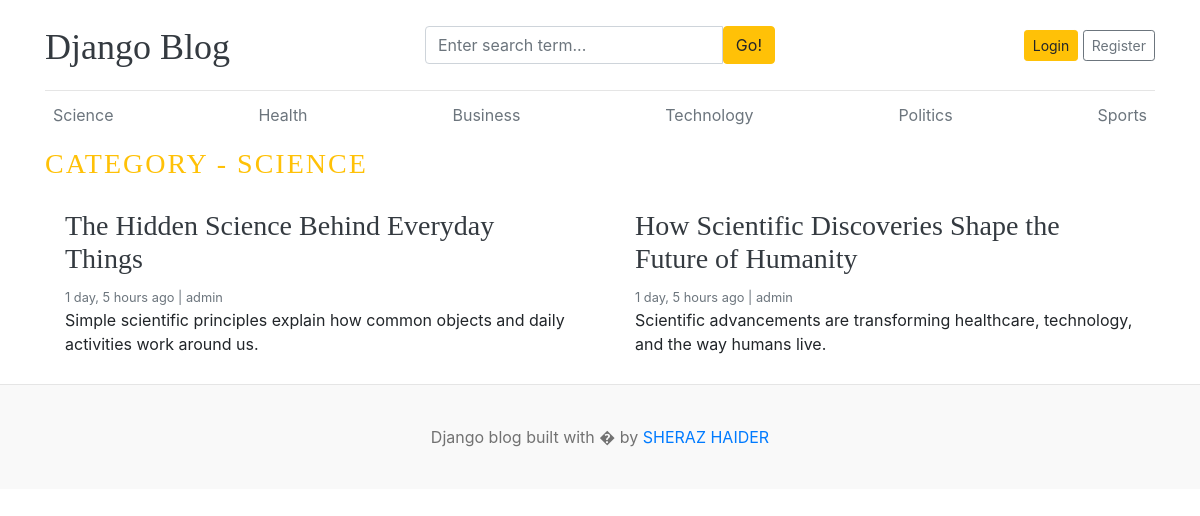
/category/12/, run on the app's committed database.
### blogs/models.py (models this page shows, shortened)
class Catagory(models.Model):
    catagory_name = models.CharField(max_length=50, unique=True)
    created_at = models.DateTimeField(auto_now_add=True)
    updated_at = models.DateTimeField(auto_now=True)
    class Meta:
        verbose_name_plural = "Catagories"

class Blog(models.Model):
    title = models.CharField(max_length=200)
    slug = models.SlugField(max_length=200, unique=True, blank=True)
    catagory = models.ForeignKey(Catagory, on_delete=models.CASCADE)
    author = models.ForeignKey(User, on_delete=models.CASCADE)
    featured_image = models.ImageField(upload_to='uploads/%Y/%m/%d/')
    short_description = models.TextField(max_length=500)
    blog_body = models.TextField(max_length=5000)
    status = models.CharField(max_length=100, choices=STATUS_CHOICES, default='draft')
    is_featured = models.BooleanField(default=False)
    created_at = models.DateTimeField(auto_now_add=True)
    updated_at = models.DateTimeField(auto_now=True)

### blogs/views.py (the view)
# urls.py: path('<int:catagory_id>/', views.posts_by_catagory, name='posts_by_catagory'),
def posts_by_catagory(request, catagory_id):
    posts = Blog.objects.filter(catagory=catagory_id, status='published')
    catagory = get_object_or_404(Catagory, pk=catagory_id)
    context = {
        "posts": posts,
        "catagory": catagory,  # selected category
    }
    return render(request, "posts_by_catagory.html", context)

### blogs/context_processors.py (called while the page is built)
def get_catagories(request):
    catagories = Catagory.objects.all()
    return dict(catagories=catagories)

def get_social_links(request):
    social_links = SocialLink.objects.all()
    return dict(social_links=social_links)

### templates/posts_by_catagory.html (shortened to what this page needs)
{% extends "base.html" %}
{% block content %}
<h3 class = "text-uppercase text-warning" style="letter-spacing: 2px;">Category - {{ catagory.catagory_name }}</h3>
  <div class="row mb-2">
    {% if posts %}
    {% for post in posts %}
    <div class="col-md-6">
      <div class="card border-0" >
        <div class="card-body">
          <h3><a href="{% url 'blogs' post.slug %}" class="text-dark">{{ post.title }}</a></h3>
          <small class="mb-1 text-muted">{{ post.created_at|timesince }} ago | {{ post.author }}</small>
          <p class="card-text">{{ post.short_description | truncatewords:25 }}</p>
        </div>
      </div>
    </div>
    {% endfor %}
    {% else %}
    <p>No Post found</p>
    {% endif %}
  </div>
</div>
{% endblock content %}

### templates/base.html (shortened to what this page needs)
{% load static %}
<!DOCTYPE html>
<html lang="en">
<head>
    <link href="https://getbootstrap.com/docs/4.0/dist/css/bootstrap.min.css" rel="stylesheet">
    <link href="{% static 'css/blog.css' %}" rel="stylesheet">
    <link rel="stylesheet" href="https://cdnjs.cloudflare.com/ajax/libs/font-awesome/4.7.0/css/font-awesome.min.css">
  </head>
<body>
    <div class="container">
      <header class="blog-header py-3">
        <div class="row flex-nowrap justify-content-between align-items-center">
          <div class="col-4 pt-1">
            <a class="blog-header-logo text-dark" href="/">Django Blog</a>
          </div>
          <div class="col-4">
            <form action="{% url 'search' %}" method="GET">
              <div class="input-group">
                        <input class="form-control" type="text" name="keyword" value="{{ keyword }}" placeholder="Enter search term..." aria-label="Enter search term..." aria-describedby="button-search" />
                        <button type="submit" class="btn btn-warning" id="button-search" type="button">Go!</button>
                    </div>
            </form>
          </div>
          <div class="col-4 d-flex justify-content-end align-items-center">
            {% if not user.is_authenticated %}
            <a class="btn btn-sm btn-warning" href="{% url 'login' %}">Login</a> &nbsp;
            <a class="btn btn-sm btn-outline-secondary" href="{% url 'register' %}">Register</a>
            {% else %}
            <span class="mr-2 btn btn-sm btn-outline-secondary"><a href="{% url 'dashboard' %}">Dashboard</a></span>
            &emsp;
            <a class="btn btn-sm btn-outline-secondary" href="{% url 'logout' %}">Logout</a>
            {% endif %}
          </div>
        </div>
      </header>
      <div class="nav-scroller py-1 mb-2">
        <nav class="nav d-flex justify-content-between">
            {% for cat in catagories %}
          <a class="p-2 text-muted" href="{% url 'posts_by_catagory' cat.id %}">{{ cat.catagory_name }}</a>
            {% endfor %}
        </nav>
      </div>
{% block content %}{% endblock content %}
<footer class="blog-footer">
  <p>Django blog built with � by <a href="#">SHERAZ HAIDER</a></p>
</footer>
</body>
</html>

### blog_main/static/css/blog.css (style rules this page uses)
.blog-header { border-bottom: 1px solid #e5e5e5; }
.blog-header-logo { font-family: "Playfair Display", Georgia, "Times New Roman", serif; font-size: 2.25rem; }
h1, h2, h3, h4, h5, h6 { font-family: "Playfair Display", Georgia, "Times New Roman", serif; }
.blog-footer { padding: 2.5rem 0; color: #727272; text-align: center; background-color: #f9f9f9; border-top: .05rem solid #e5e5e5; }
.blog-footer p:last-child { margin-bottom: 0; }

### data on the page
Catagory: catagory_name "Science", catagory_name "SCIENCE"
Catagory: catagory_name "Health"
Catagory: catagory_name "Business"
Catagory: catagory_name "Technology"
Catagory: catagory_name "Politics"
Catagory: catagory_name "Sports"
Blog: title "The Hidden Science Behind Everyday Things", created_at "1 day, 5 hours", author "admin", short_description "Simple scientific principles explain how common objects and daily activities work around us."
Blog: title "How Scientific Discoveries Shape the Future of Humanity", created_at "1 day, 5 hours", author "admin", short_description "Scientific advancements are transforming healthcare, technology, and the way humans live."
